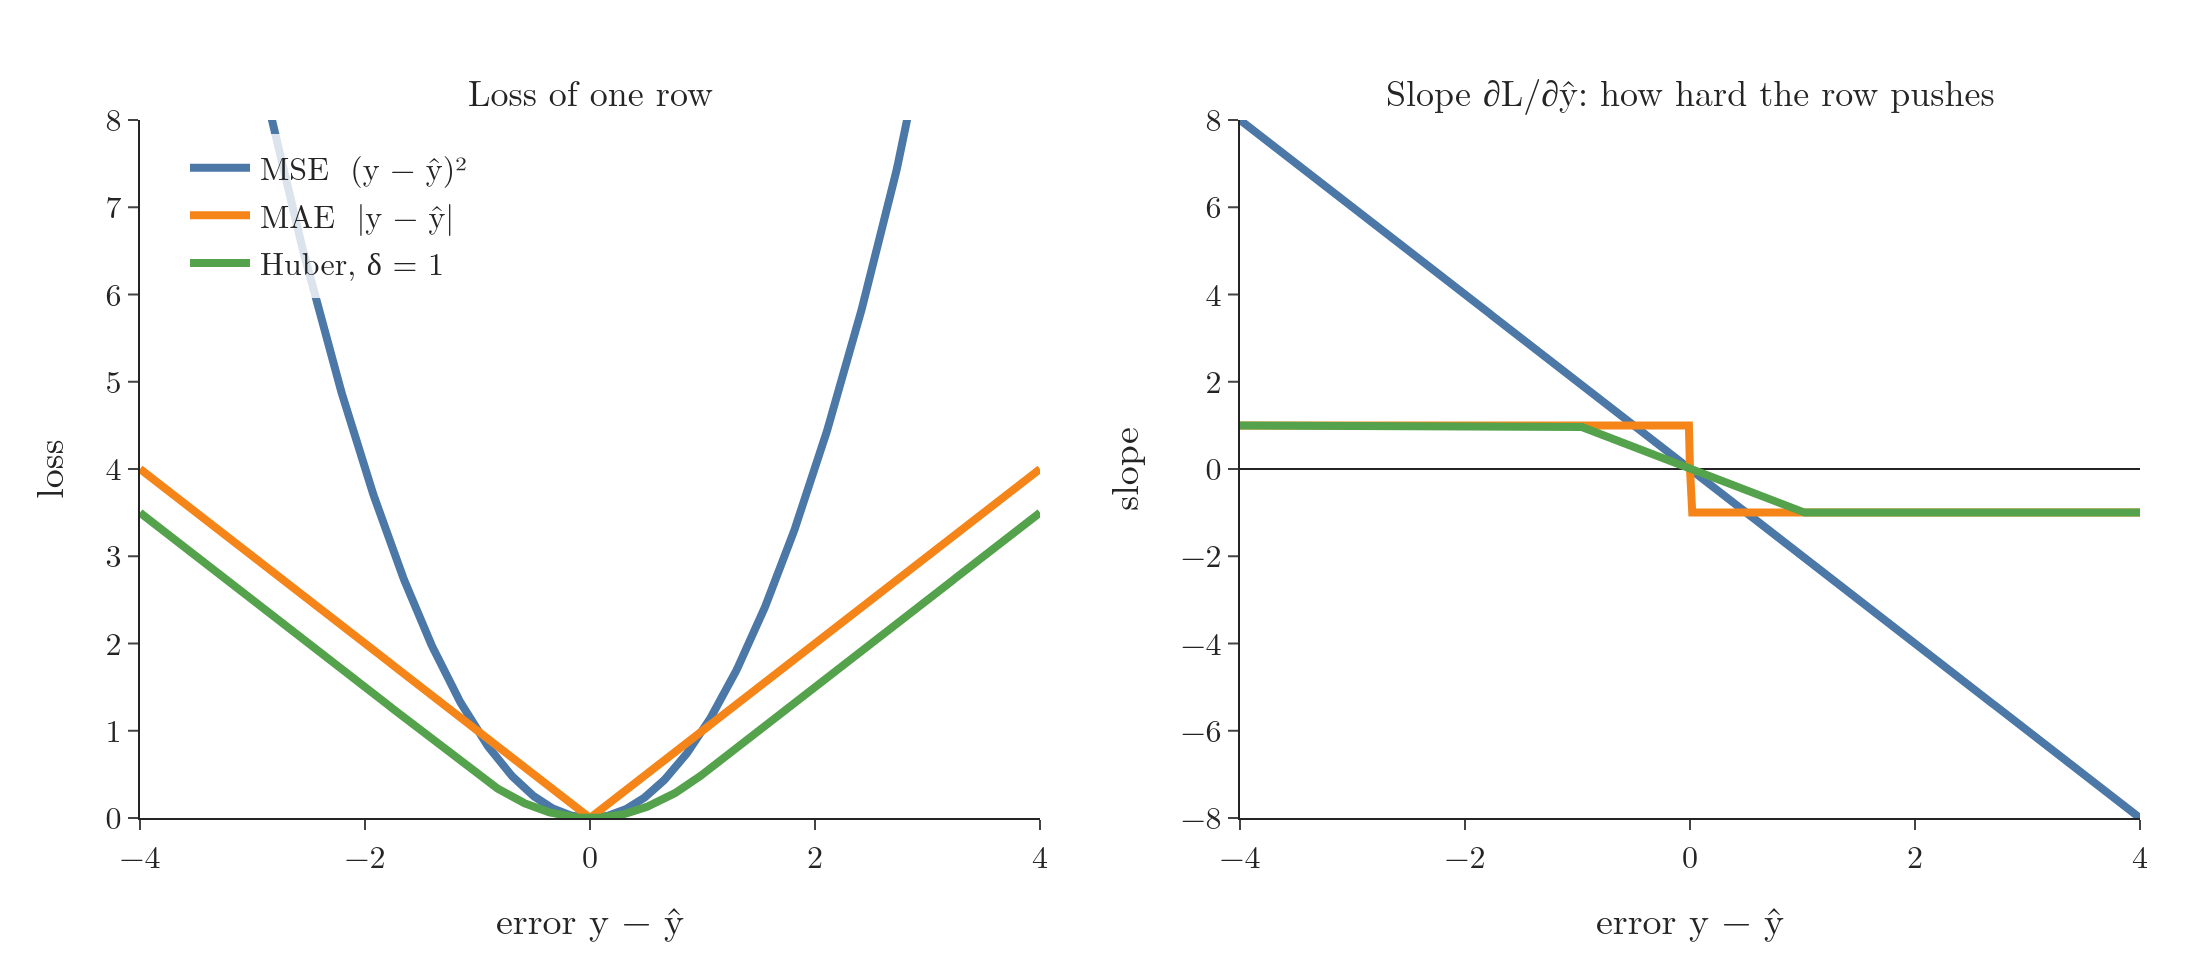

Recreate this plot in Python.
"""MSE, MAE and Huber loss of one row against its error, and the slope of each (Plotly)."""
from pathlib import Path
import numpy as np
import plotly.graph_objects as go
from plotly.subplots import make_subplots
from common import BLUE, ORANGE, GREEN, GREY, FONT

here = Path(__file__).parent
e = np.linspace(-4, 4, 801)
delta = 1.0
huber = np.where(np.abs(e) <= delta, 0.5 * e ** 2, delta * (np.abs(e) - 0.5 * delta))
curves = {"MSE  (y − ŷ)²": (e ** 2, -2 * e, BLUE),
          "MAE  |y − ŷ|": (np.abs(e), -np.sign(e), ORANGE),
          "Huber, δ = 1": (huber, -np.clip(e, -delta, delta), GREEN)}
fig = make_subplots(rows=1, cols=2, subplot_titles=("Loss of one row", "Slope ∂L/∂ŷ: how hard the row pushes"),
                    horizontal_spacing=0.1)
for name, (loss, slope, c) in curves.items():
    fig.add_trace(go.Scatter(x=e, y=loss, name=name, line=dict(color=c, width=4)), row=1, col=1)
    fig.add_trace(go.Scatter(x=e, y=slope, name=name, line=dict(color=c, width=4), showlegend=False), row=1, col=2)
for col in (1, 2):
    fig.update_xaxes(title_text="error y − ŷ", row=1, col=col)
fig.update_yaxes(range=[0, 8], title_text="loss", row=1, col=1)
fig.update_yaxes(range=[-8, 8], title_text="slope", zeroline=True, row=1, col=2)
fig.update_layout(template="simple_white", width=1100, height=480, font=FONT,
                  legend=dict(x=0.02, y=0.98, bgcolor="rgba(255,255,255,0.8)"), margin=dict(l=70, r=30, t=60, b=60))
fig.update_annotations(font=dict(family="Latin Modern Roman", size=18))
fig.write_image(here / "loss_shapes.png", scale=2)
fig.write_image(here / "loss_shapes.pdf")
